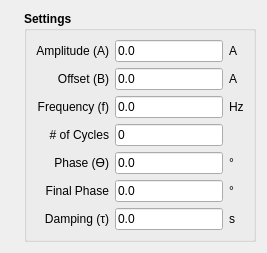
            <widget class="QWidget" name="tab0">
             <attribute name="title">
              <string>Damped Sinusoidal</string>
             </attribute>
             <layout class="QGridLayout" name="gridLayout_13">
              <item row="0" column="0">
               <widget class="QLabel" name="label_62">
                <property name="text">
                 <string/>
                </property>
                <property name="pixmap">
                 <pixmap>../../resources/img/dsinusoidal.png</pixmap>
                </property>
                <property name="scaledContents">
                 <bool>true</bool>
                </property>
               </widget>
              </item>
              <item row="0" column="1">
               <widget class="QGroupBox" name="groupBox_19">
                <property name="font">
                 <font>
                  <weight>75</weight>
                  <bold>true</bold>
                 </font>
                </property>
                <property name="title">
                 <string>Settings</string>
                </property>
                <layout class="QGridLayout" name="gridLayout_12">
                 <item row="0" column="0" colspan="2">
                  <widget class="QLabel" name="label_92">
                   <property name="font">
                    <font>
                     <weight>50</weight>
                     <bold>false</bold>
                    </font>
                   </property>
                   <property name="text">
                    <string>Amplitude (A)</string>
                   </property>
                   <property name="alignment">
                    <set>Qt::AlignRight|Qt::AlignTrailing|Qt::AlignVCenter</set>
                   </property>
                  </widget>
                 </item>
                 <item row="0" column="2">
                  <widget class="QLineEdit" name="le_damp_sin_ampl">
                   <property name="minimumSize">
                    <size>
                     <width>60</width>
                     <height>0</height>
                    </size>
                   </property>
                   <property name="font">
                    <font>
                     <weight>50</weight>
                     <bold>false</bold>
                    </font>
                   </property>
                   <property name="text">
                    <string>0.0</string>
                   </property>
                  </widget>
                 </item>
                 <item row="0" column="3">
                  <widget class="QLabel" name="label_100">
                   <property name="font">
                    <font>
                     <weight>50</weight>
                     <bold>false</bold>
                    </font>
                   </property>
                   <property name="text">
                    <string>A</string>
                   </property>
                  </widget>
                 </item>
                 <item row="1" column="0" colspan="2">
                  <widget class="QLabel" name="label_122">
                   <property name="font">
                    <font>
                     <weight>50</weight>
                     <bold>false</bold>
                    </font>
                   </property>
                   <property name="text">
                    <string>Offset (B)</string>
                   </property>
                   <property name="alignment">
                    <set>Qt::AlignRight|Qt::AlignTrailing|Qt::AlignVCenter</set>
                   </property>
                  </widget>
                 </item>
                 <item row="1" column="2">
                  <widget class="QLineEdit" name="le_damp_sin_offset">
                   <property name="minimumSize">
                    <size>
                     <width>60</width>
                     <height>0</height>
                    </size>
                   </property>
                   <property name="font">
                    <font>
                     <weight>50</weight>
                     <bold>false</bold>
                    </font>
                   </property>
                   <property name="text">
                    <string>0.0</string>
                   </property>
                  </widget>
                 </item>
                 <item row="1" column="3">
                  <widget class="QLabel" name="label_120">
                   <property name="font">
                    <font>
                     <weight>50</weight>
                     <bold>false</bold>
                    </font>
                   </property>
                   <property name="text">
                    <string>A</string>
                   </property>
                  </widget>
                 </item>
                 <item row="2" column="0" colspan="2">
                  <widget class="QLabel" name="label_146">
                   <property name="font">
                    <font>
                     <weight>50</weight>
                     <bold>false</bold>
                    </font>
                   </property>
                   <property name="text">
                    <string>Frequency (f)</string>
                   </property>
                   <property name="alignment">
                    <set>Qt::AlignRight|Qt::AlignTrailing|Qt::AlignVCenter</set>
                   </property>
                  </widget>
                 </item>
                 <item row="2" column="2">
                  <widget class="QLineEdit" name="le_damp_sin_freq">
                   <property name="minimumSize">
                    <size>
                     <width>60</width>
                     <height>0</height>
                    </size>
                   </property>
                   <property name="font">
                    <font>
                     <weight>50</weight>
                     <bold>false</bold>
                    </font>
                   </property>
                   <property name="text">
                    <string>0.0</string>
                   </property>
                  </widget>
                 </item>
                 <item row="2" column="3">
                  <widget class="QLabel" name="label_144">
                   <property name="font">
                    <font>
                     <weight>50</weight>
                     <bold>false</bold>
                    </font>
                   </property>
                   <property name="text">
                    <string>Hz</string>
                   </property>
                  </widget>
                 </item>
                 <item row="3" column="0" colspan="2">
                  <widget class="QLabel" name="label_149">
                   <property name="font">
                    <font>
                     <weight>50</weight>
                     <bold>false</bold>
                    </font>
                   </property>
                   <property name="text">
                    <string># of Cycles</string>
                   </property>
                   <property name="alignment">
                    <set>Qt::AlignRight|Qt::AlignTrailing|Qt::AlignVCenter</set>
                   </property>
                  </widget>
                 </item>
                 <item row="3" column="2">
                  <widget class="QLineEdit" name="le_damp_sin_ncycles">
                   <property name="minimumSize">
                    <size>
                     <width>60</width>
                     <height>0</height>
                    </size>
                   </property>
                   <property name="font">
                    <font>
                     <weight>50</weight>
                     <bold>false</bold>
                    </font>
                   </property>
                   <property name="text">
                    <string>0</string>
                   </property>
                  </widget>
                 </item>
                 <item row="3" column="3">
                  <widget class="QLabel" name="label_148">
                   <property name="font">
                    <font>
                     <weight>50</weight>
                     <bold>false</bold>
                    </font>
                   </property>
                   <property name="text">
                    <string/>
                   </property>
                  </widget>
                 </item>
                 <item row="4" column="0" colspan="2">
                  <widget class="QLabel" name="label_95">
                   <property name="font">
                    <font>
                     <weight>50</weight>
                     <bold>false</bold>
                    </font>
                   </property>
                   <property name="text">
                    <string>Phase (ϴ)</string>
                   </property>
                   <property name="alignment">
                    <set>Qt::AlignRight|Qt::AlignTrailing|Qt::AlignVCenter</set>
                   </property>
                  </widget>
                 </item>
                 <item row="4" column="2">
                  <widget class="QLineEdit" name="le_damp_sin_phase">
                   <property name="minimumSize">
                    <size>
                     <width>60</width>
                     <height>0</height>
                    </size>
                   </property>
                   <property name="font">
                    <font>
                     <weight>50</weight>
                     <bold>false</bold>
                    </font>
                   </property>
                   <property name="text">
                    <string>0.0</string>
                   </property>
                  </widget>
                 </item>
                 <item row="4" column="3">
                  <widget class="QLabel" name="label_143">
                   <property name="font">
                    <font>
                     <weight>50</weight>
                     <bold>false</bold>
                    </font>
                   </property>
                   <property name="text">
                    <string>°</string>
                   </property>
                  </widget>
                 </item>
                 <item row="5" column="0" colspan="2">
                  <widget class="QLabel" name="label_147">
                   <property name="font">
                    <font>
                     <weight>50</weight>
                     <bold>false</bold>
                    </font>
                   </property>
                   <property name="text">
                    <string>Final Phase</string>
                   </property>
                   <property name="alignment">
                    <set>Qt::AlignRight|Qt::AlignTrailing|Qt::AlignVCenter</set>
                   </property>
                  </widget>
                 </item>
                 <item row="5" column="2">
                  <widget class="QLineEdit" name="le_damp_sin_phasef">
                   <property name="minimumSize">
                    <size>
                     <width>60</width>
                     <height>0</height>
                    </size>
                   </property>
                   <property name="font">
                    <font>
                     <weight>50</weight>
                     <bold>false</bold>
                    </font>
                   </property>
                   <property name="text">
                    <string>0.0</string>
                   </property>
                  </widget>
                 </item>
                 <item row="5" column="3">
                  <widget class="QLabel" name="label_145">
                   <property name="font">
                    <font>
                     <weight>50</weight>
                     <bold>false</bold>
                    </font>
                   </property>
                   <property name="text">
                    <string>°</string>
                   </property>
                  </widget>
                 </item>
                 <item row="6" column="2">
                  <widget class="QLineEdit" name="le_damp_sin_damping">
                   <property name="minimumSize">
                    <size>
                     <width>60</width>
                     <height>0</height>
                    </size>
                   </property>
                   <property name="font">
                    <font>
                     <weight>50</weight>
                     <bold>false</bold>
                    </font>
                   </property>
                   <property name="text">
                    <string>0.0</string>
                   </property>
                  </widget>
                 </item>
                 <item row="6" column="3">
                  <widget class="QLabel" name="label_150">
                   <property name="font">
                    <font>
                     <weight>50</weight>
                     <bold>false</bold>
                    </font>
                   </property>
                   <property name="text">
                    <string>s</string>
                   </property>
                  </widget>
                 </item>
                 <item row="6" column="1">
                  <widget class="QLabel" name="label_105">
                   <property name="font">
                    <font>
                     <weight>50</weight>
                     <bold>false</bold>
                    </font>
                   </property>
                   <property name="text">
                    <string>Damping (τ)</string>
                   </property>
                   <property name="alignment">
                    <set>Qt::AlignRight|Qt::AlignTrailing|Qt::AlignVCenter</set>
                   </property>
                  </widget>
                 </item>
                </layout>
               </widget>
              </item>
             </layout>
            </widget>
